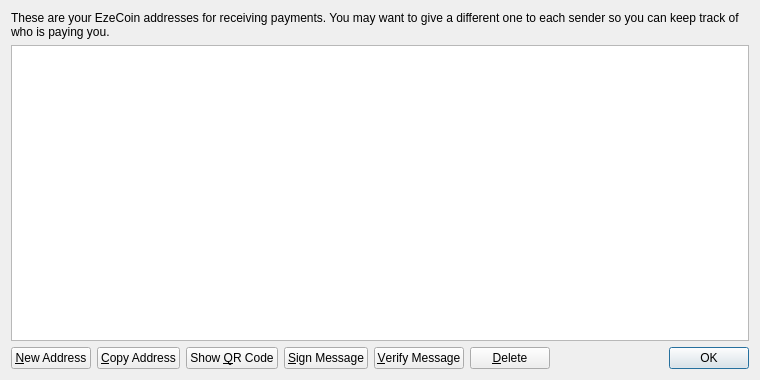
<?xml version="1.0" encoding="UTF-8"?>
<ui version="4.0">
 <class>AddressBookPage</class>
 <widget class="QWidget" name="AddressBookPage">
  <property name="geometry">
   <rect>
    <x>0</x>
    <y>0</y>
    <width>760</width>
    <height>380</height>
   </rect>
  </property>
  <property name="windowTitle">
   <string>Address Book</string>
  </property>
  <layout class="QVBoxLayout" name="verticalLayout">
   <item>
    <widget class="QLabel" name="labelExplanation">
     <property name="text">
      <string>These are your EzeCoin addresses for receiving payments. You may want to give a different one to each sender so you can keep track of who is paying you.</string>
     </property>
     <property name="textFormat">
      <enum>Qt::PlainText</enum>
     </property>
     <property name="wordWrap">
      <bool>true</bool>
     </property>
    </widget>
   </item>
   <item>
    <widget class="QTableView" name="tableView">
     <property name="contextMenuPolicy">
      <enum>Qt::CustomContextMenu</enum>
     </property>
     <property name="toolTip">
      <string>Double-click to edit address or label</string>
     </property>
     <property name="tabKeyNavigation">
      <bool>false</bool>
     </property>
     <property name="alternatingRowColors">
      <bool>true</bool>
     </property>
     <property name="selectionMode">
      <enum>QAbstractItemView::SingleSelection</enum>
     </property>
     <property name="selectionBehavior">
      <enum>QAbstractItemView::SelectRows</enum>
     </property>
     <property name="sortingEnabled">
      <bool>true</bool>
     </property>
     <attribute name="verticalHeaderVisible">
      <bool>false</bool>
     </attribute>
    </widget>
   </item>
   <item>
    <layout class="QHBoxLayout" name="horizontalLayout">
     <item>
      <widget class="QPushButton" name="newAddressButton">
       <property name="toolTip">
        <string>Create a new address</string>
       </property>
       <property name="text">
        <string>&amp;New Address</string>
       </property>
       <property name="icon">
        <iconset resource="../bitcoin.qrc">
         <normaloff>:/icons/add</normaloff>:/icons/add</iconset>
       </property>
      </widget>
     </item>
     <item>
      <widget class="QPushButton" name="copyToClipboard">
       <property name="toolTip">
        <string>Copy the currently selected address to the system clipboard</string>
       </property>
       <property name="text">
        <string>&amp;Copy Address</string>
       </property>
       <property name="icon">
        <iconset resource="../bitcoin.qrc">
         <normaloff>:/icons/editcopy</normaloff>:/icons/editcopy</iconset>
       </property>
      </widget>
     </item>
     <item>
      <widget class="QPushButton" name="showQRCode">
       <property name="text">
        <string>Show &amp;QR Code</string>
       </property>
       <property name="icon">
        <iconset resource="../bitcoin.qrc">
         <normaloff>:/icons/qrcode</normaloff>:/icons/qrcode</iconset>
       </property>
      </widget>
     </item>
     <item>
      <widget class="QPushButton" name="signMessage">
       <property name="toolTip">
        <string>Sign a message to prove you own a Bitcoin address</string>
       </property>
       <property name="text">
        <string>&amp;Sign Message</string>
       </property>
       <property name="icon">
        <iconset resource="../bitcoin.qrc">
         <normaloff>:/icons/edit</normaloff>:/icons/edit</iconset>
       </property>
      </widget>
     </item>
     <item>
      <widget class="QPushButton" name="verifyMessage">
       <property name="toolTip">
        <string>Verify a message to ensure it was signed with a specified Bitcoin address</string>
       </property>
       <property name="text">
        <string>&amp;Verify Message</string>
       </property>
       <property name="icon">
        <iconset resource="../bitcoin.qrc">
         <normaloff>:/icons/transaction_0</normaloff>:/icons/transaction_0</iconset>
       </property>
      </widget>
     </item>
     <item>
      <widget class="QPushButton" name="deleteButton">
       <property name="toolTip">
        <string>Delete the currently selected address from the list. Only sending addresses can be deleted.</string>
       </property>
       <property name="text">
        <string>&amp;Delete</string>
       </property>
       <property name="icon">
        <iconset resource="../bitcoin.qrc">
         <normaloff>:/icons/remove</normaloff>:/icons/remove</iconset>
       </property>
      </widget>
     </item>
     <item>
      <spacer name="horizontalSpacer">
       <property name="orientation">
        <enum>Qt::Horizontal</enum>
       </property>
       <property name="sizeHint" stdset="0">
        <size>
         <width>40</width>
         <height>20</height>
        </size>
       </property>
      </spacer>
     </item>
     <item>
      <widget class="QDialogButtonBox" name="buttonBox">
       <property name="sizePolicy">
        <sizepolicy hsizetype="Maximum" vsizetype="Fixed">
         <horstretch>0</horstretch>
         <verstretch>0</verstretch>
        </sizepolicy>
       </property>
       <property name="standardButtons">
        <set>QDialogButtonBox::Ok</set>
       </property>
      </widget>
     </item>
    </layout>
   </item>
  </layout>
 </widget>
 <resources>
  <include location="../bitcoin.qrc"/>
 </resources>
 <connections/>
</ui>
